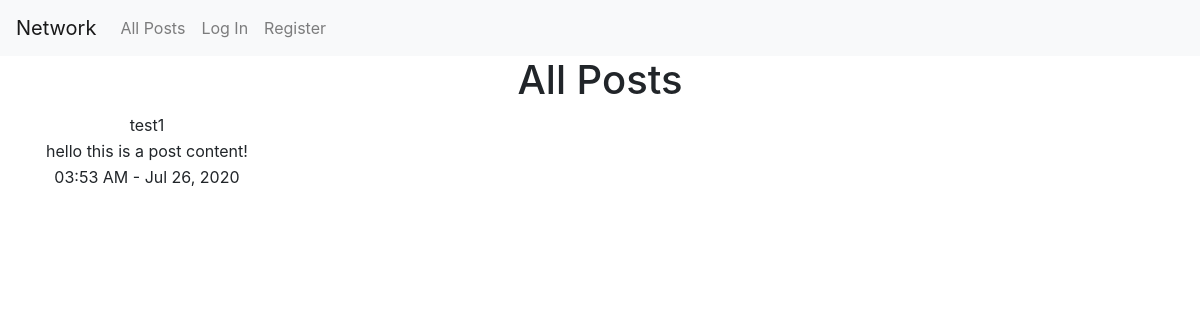
The page /allpost on the database as committed earlier.
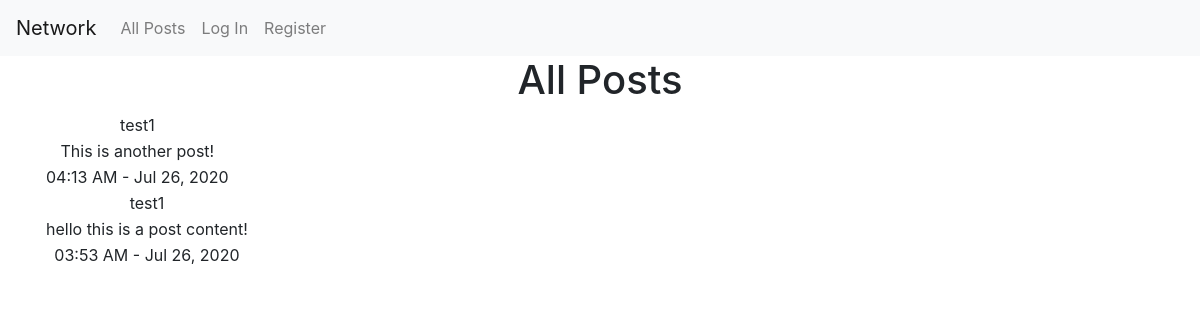
The same page on the database as committed later.
### network/models.py (models this page shows)
class Post(models.Model):
    poster = models.CharField(max_length=64)
    content = models.TextField()
    time = models.DateTimeField()
    likes = models.IntegerField(default=0)
    def serialize(self):
        return {
            "poster": self.poster,
            "content": self.content,
            "time": self.time.strftime("%I:%M %p - %b %d, %Y"),
            "likes": self.likes
        }

### network/views.py (the view)
# urls.py: path("allpost", views.all_post, name="allPost"),
def all_post(request):
    postList = Post.objects.all()
    postList = postList.order_by("-time").all()
    postList = [post.serialize for post in postList]
    return render(request, "network/allpost.html", {
        "postList": postList
    })

### network/templates/network/allpost.html
{% extends "network/layout.html" %}
{% block body %}
    <h1>All Posts</h1>
    {% for each  in postList %}
        <table>
            <tr>
                <td>{{ each.poster }}</td>
            </tr>
            <tr>
                <td>{{ each.content }}</td>
            </tr>
            <tr>
                <td>{{ each.time }}</td>
            </tr>
        </table>
    {% endfor %}
{% endblock %}

### network/templates/network/layout.html (shortened to what this page needs)
{% load static %}
<!DOCTYPE html>
<html lang="en">
    <head>
        <link rel="stylesheet" href="https://stackpath.bootstrapcdn.com/bootstrap/4.4.1/css/bootstrap.min.css">
        <link href="{% static 'network/styles.css' %}" rel="stylesheet">
    </head>
    <body>
        <nav class="navbar navbar-expand-lg navbar-light bg-light">
            <a class="navbar-brand" href="#">Network</a>
            <div>
              <ul class="navbar-nav mr-auto">
                <li class="nav-item">
                  <a class="nav-link" href="{% url 'allPost' %}">All Posts</a>
                </li>
                {% if user.is_authenticated %}
                    <li class="nav-item">
                        <a class="nav-link" href="#">Following</a>
                    </li>
                    <li class="nav-item">
                        <a class="nav-link" href="{% url 'logout' %}">Log Out</a>
                    </li>
                {% else %}
                    <li class="nav-item">
                        <a class="nav-link" href="{% url 'login' %}">Log In</a>
                    </li>
                    <li class="nav-item">
                        <a class="nav-link" href="{% url 'register' %}">Register</a>
                    </li>
                {% endif %}
              </ul>
            </div>
          </nav>
        <div class="container">
            {% block body %}
            {% endblock %}
        </div>
    </body>
</html>

### network/static/network/styles.css (style rules this page uses)
.container { text-align: center; }

Rows that differ between the two databases and show on the page:
added Post: poster "test1", content "This is another post!", time "04:13 AM - Jul 26, 2020"
